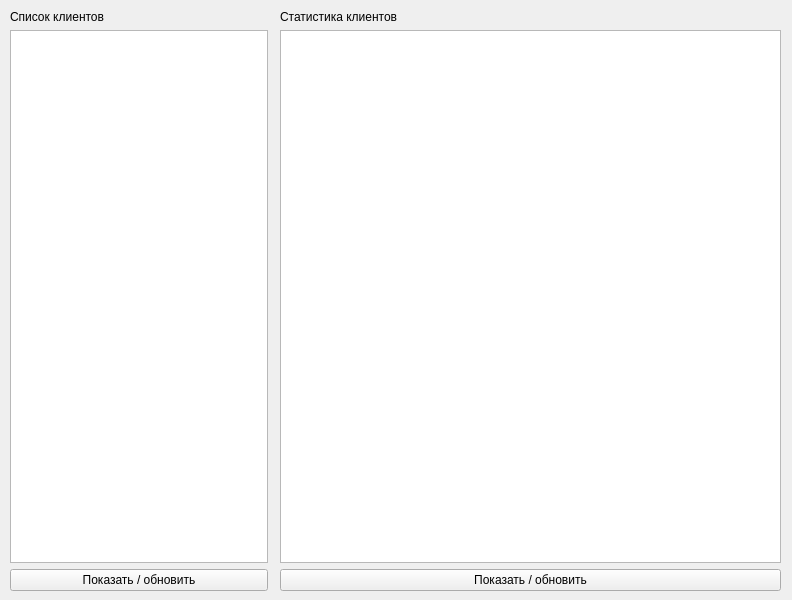
<?xml version="1.0" encoding="UTF-8"?>
<ui version="4.0">
 <class>MainWindow</class>
 <widget class="QMainWindow" name="MainWindow">
  <property name="geometry">
   <rect>
    <x>0</x>
    <y>0</y>
    <width>792</width>
    <height>600</height>
   </rect>
  </property>
  <property name="windowTitle">
   <string>server admin</string>
  </property>
  <property name="windowOpacity">
   <double>0.000000000000000</double>
  </property>
  <widget class="QWidget" name="centralwidget">
   <widget class="QWidget" name="">
    <property name="geometry">
     <rect>
      <x>10</x>
      <y>10</y>
      <width>258</width>
      <height>581</height>
     </rect>
    </property>
    <layout class="QVBoxLayout" name="verticalLayout">
     <item>
      <widget class="QLabel" name="label_1">
       <property name="text">
        <string>Список клиентов</string>
       </property>
      </widget>
     </item>
     <item>
      <widget class="QTextEdit" name="listClient"/>
     </item>
     <item>
      <widget class="QPushButton" name="pushButton_1">
       <property name="text">
        <string>Показать / обновить</string>
       </property>
      </widget>
     </item>
    </layout>
   </widget>
   <widget class="QWidget" name="">
    <property name="geometry">
     <rect>
      <x>280</x>
      <y>10</y>
      <width>501</width>
      <height>581</height>
     </rect>
    </property>
    <layout class="QVBoxLayout" name="verticalLayout_2">
     <item>
      <widget class="QLabel" name="label_2">
       <property name="sizePolicy">
        <sizepolicy hsizetype="Preferred" vsizetype="Preferred">
         <horstretch>0</horstretch>
         <verstretch>0</verstretch>
        </sizepolicy>
       </property>
       <property name="text">
        <string>Статистика клиентов</string>
       </property>
      </widget>
     </item>
     <item>
      <widget class="QTextEdit" name="listClient_2"/>
     </item>
     <item>
      <widget class="QPushButton" name="pushButton_2">
       <property name="text">
        <string>Показать / обновить</string>
       </property>
      </widget>
     </item>
    </layout>
   </widget>
  </widget>
 </widget>
 <resources/>
 <connections/>
</ui>
